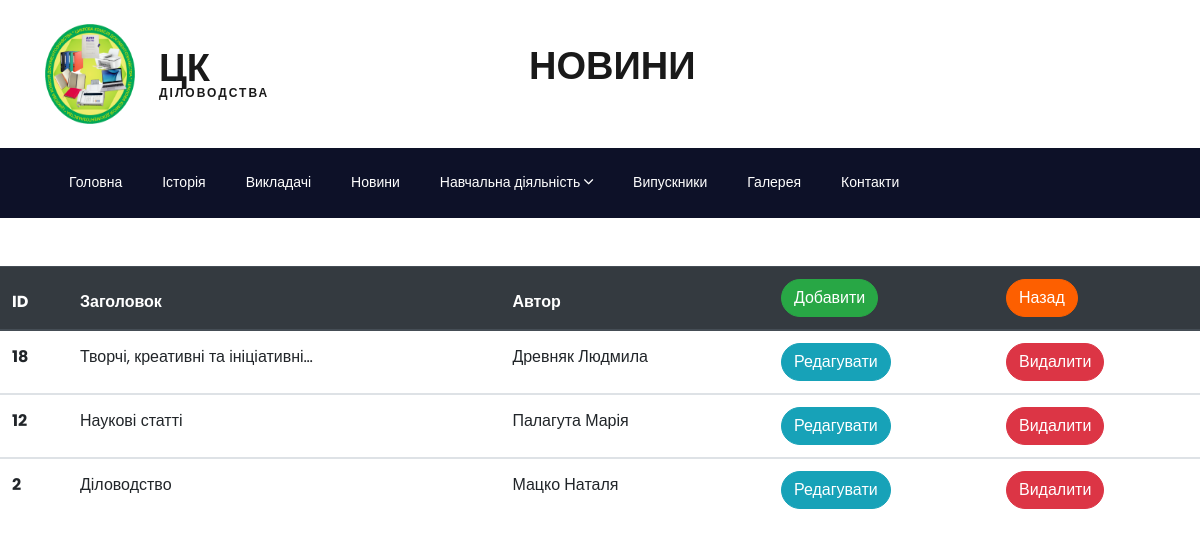
Page /admin/news/index-new.php (signed in) on the committed database.
### tables this page shows
CREATE TABLE `news` (
  `id` int(11) NOT NULL,
  `title` varchar(100) NOT NULL,
  `img` text NOT NULL,
  `content` text NOT NULL,
  `date` date NOT NULL,
  `avtor` int(11) NOT NULL
);

CREATE TABLE `teachers` (
  `id_teacher` int(11) NOT NULL,
  `LastName` varchar(20) NOT NULL,
  `FirstName` varchar(20) NOT NULL,
  `PoBatkovi` varchar(20) NOT NULL,
  `position` text NOT NULL,
  `img_teacher` text NOT NULL,
  `content_teacher` text NOT NULL
);

### database/function.php (called while the page is built, shortened)
<?php
include "conf.php";
function get_news() {
    global $conn;
    $sql = "SELECT * FROM teachers INNER JOIN news ON teachers.id_teacher = news.avtor ORDER BY `id` DESC";
    $result = mysqli_query($conn, $sql);
    $news = mysqli_fetch_all($result, MYSQLI_ASSOC);
    return $news;
}

### admin/news/index-new.php (the view, shortened to what this page needs)
<?php
include "../../database/function.php";
?>
<!DOCTYPE html>
<html lang="ua">
<head>
    <link rel="stylesheet" href="../../css/open-iconic-bootstrap.min.css">
    <link rel="stylesheet" href="../../css/animate.css">
    <link rel="stylesheet" href="../../css/owl.carousel.min.css">
    <link rel="stylesheet" href="../../css/owl.theme.default.min.css">
    <link rel="stylesheet" href="../../css/magnific-popup.css">
    <link rel="stylesheet" href="../../css/aos.css">
    <link rel="stylesheet" href="../../css/ionicons.min.css">
    <link rel="stylesheet" href="../../css/flaticon.css">
    <link rel="stylesheet" href="../../css/icomoon.css">
    <link rel="stylesheet" href="../../css/style.css">
</head>
<body>
<div class="bg-top navbar-light">
    <div class="container">
        <div class="row no-gutters d-flex align-items-center align-items-stretch">
            <div class="block-21 mt-4 mb-4 d-flex">
                <a href="../index.php"><img class="blog-img mr-4" src="../../images/logo.png" alt=""></a>
            </div>
            <div class="col-md-4 d-flex align-items-center py-4">
                <a class="navbar-brand" href="../index.php">ЦК<span>Діловодства</span></a>
            </div>
            <div class="col-md-4 d-flex align-items-center py-4">
                <p class="navbar-brand">Новини</p>
            </div>
        </div>
    </div>
</div>
<nav class="navbar navbar-expand-lg navbar-dark bg-dark ftco-navbar-light" id="ftco-navbar">
    <div class="container d-flex align-items-center px-4">
        <div class="collapse navbar-collapse" id="ftco-nav">
            <ul class="navbar-nav mr-auto">
                <li class="nav-item"><a href="../logout.php" class="nav-link pl-0">Головна</a></li>
                <li class="nav-item"><a href="../../history.php" class="nav-link">Історія</a></li>
                <li class="nav-item"><a href="../../teacher.php" class="nav-link">Викладачі</a></li>
                <li class="nav-item"><a href="../../news.php" class="nav-link">Новини</a></li>
                <div class="dropdown collapse navbar-collapse navbar-nav mr-auto">
                    <li class="nav-item"><a href="#" class="nav-link">Навчальна діяльність <i class="ion-ios-arrow-down"></i></a></li>
                </div>
                <li class="nav-item"><a href="../../post-student.php?grupa_id=1" class="nav-link">Випускники</a></li>
                <li class="nav-item"><a href="../../galery.php" class="nav-link">Галерея</a></li>
                <li class="nav-item"><a href="../../contact.php" class="nav-link">Контакти</a></li>
            </ul>
        </div>
    </div>
</nav>
<div class="mt-5">
    <div class="row">
        <div class="col">
            <table class="table">
                <thead class="thead-dark">
                <tr>
                    <th scope="col">ID</th>
                    <th scope="col">Заголовок</th>
                    <th scope="col">Автор</th>
                    <th><a href="add-new.php" class="btn btn-success">Добавити</a></th>
                    <th><a href="../index.php" class="btn btn-primary">Назад</a></th>
                </tr>
                </thead>
                <?php $news = get_news();
                foreach ($news as $new):?>
                    <tbody>
                    <tr>
                        <th scope="row"><?=$new['id'];?></th>
                        <td><?=$new['title'];?></td>
                        <td><?=$new['LastName'];?> <?=$new['FirstName']?></td>
                        <td><a href="edit-new.php?news_id=<?=$new['id']?>" class="btn btn-info">Редагувати</a></td>
                        <td><a href="delete-new.php?news_id=<?=$new['id']?>" class="btn btn-danger">Видалити</a></td>
                    </tr>
                    </tbody>
                <?php endforeach;?>
            </table>
        </div>
    </div>
</div>
</body>
</html>

### rows in the picture
news: id "18", title "Творчі, креативні та ініціативні…", avtor.LastName "Древняк", avtor.FirstName "Людмила"
news: id "12", title "Наукові статті", avtor.LastName "Палагута", avtor.FirstName "Марія"
news: id "2", title "Діловодство", avtor.LastName "Мацко", avtor.FirstName "Наталя"
